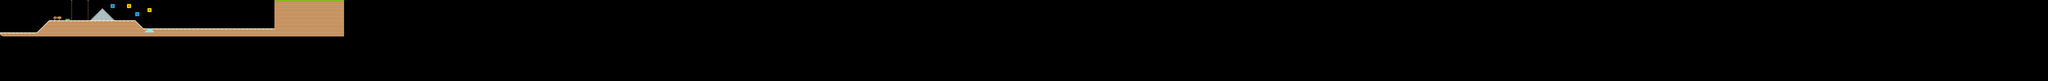

A 2D game scene composited from a Tiled map and its tileset images. What follows is a short description and the map's XML, with each tile layer's data collapsed to a summary:
An orthogonal 500x20 tile map with 70x70 px tiles, 2 tile layers (decorations, TileLayer1) and 5 objects (3x troodon, badrex, tanky).

<map version="1.0" orientation="orthogonal" renderorder="right-down" width="500" height="20" tilewidth="70" tileheight="70" nextobjectid="7">
 <tileset firstgid="1" name="tiles_spritesheet" tilewidth="70" tileheight="70" spacing="2" tilecount="156" columns="12">
  <image source="tiles_spritesheet.png" width="914" height="936" />
  <tile id="100">
   <properties>
    <property name="collides" type="bool" value="true" />
   </properties>
  </tile>
  <tile id="125">
   <properties>
    <property name="collides" type="bool" value="true" />
   </properties>
  </tile>
  <tile id="152">
   <properties>
    <property name="collides" type="bool" value="true" />
   </properties>
  </tile>
 </tileset>
 <layer name="decorations" width="500" height="20">
  <data>[10000 cells, 32 non-empty, 13 distinct tile ids]</data>
 </layer>
 <layer name="TileLayer1" width="500" height="20">
  <data>[10000 cells, 325 non-empty, 11 distinct tile ids]</data>
 </layer>
 <objectgroup name="enemies">
  <object id="1" name="troodon" x="1130" y="155" width="40" height="34" />
  <object id="3" name="troodon" x="1214" y="79" width="40" height="34" />
  <object id="4" name="troodon" x="1263" y="236" width="40" height="34" />
  <object id="5" name="badrex" x="2059" y="160" />
  <object id="6" name="tanky" x="1896" y="320" />
 </objectgroup>
</map>
